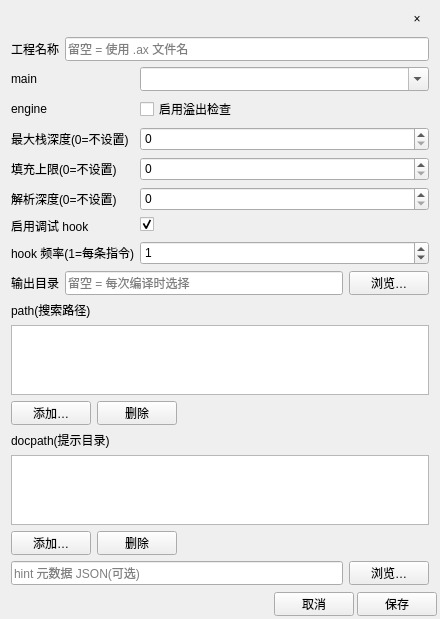
<?xml version="1.0" encoding="UTF-8"?>
<ui version="4.0">
 <class>QScriptProject</class>
 <widget class="QWidget" name="QScriptProject">
  <property name="geometry">
   <rect>
    <x>0</x>
    <y>0</y>
    <width>440</width>
    <height>540</height>
   </rect>
  </property>
  <property name="windowTitle">
   <string>工程配置</string>
  </property>
  <layout class="QVBoxLayout" name="rootLayout">
   <property name="spacing">
    <number>3</number>
   </property>
   <property name="leftMargin">
    <number>3</number>
   </property>
   <property name="topMargin">
    <number>3</number>
   </property>
   <property name="rightMargin">
    <number>3</number>
   </property>
   <property name="bottomMargin">
    <number>3</number>
   </property>
   <item>
    <layout class="QVBoxLayout" name="pageLayout">
     <property name="spacing">
      <number>6</number>
     </property>
     <property name="leftMargin">
      <number>8</number>
     </property>
     <property name="topMargin">
      <number>4</number>
     </property>
     <property name="rightMargin">
      <number>8</number>
     </property>
     <property name="bottomMargin">
      <number>4</number>
     </property>
     <item>
      <layout class="QHBoxLayout" name="titleRow">
       <item>
        <widget class="QLabel" name="statusLabel"/>
       </item>
       <item>
        <widget class="QToolButton" name="closeBtn">
         <property name="minimumSize">
          <size>
           <width>24</width>
           <height>24</height>
          </size>
         </property>
         <property name="text">
          <string>×</string>
         </property>
         <property name="autoRaise">
          <bool>true</bool>
         </property>
        </widget>
       </item>
      </layout>
     </item>
     <item>
      <layout class="QHBoxLayout" name="nameRow">
       <item>
        <widget class="QLabel" name="nameLabel">
         <property name="text">
          <string>工程名称</string>
         </property>
        </widget>
       </item>
       <item>
        <widget class="QLineEdit" name="nameEdit">
         <property name="minimumSize">
          <size>
           <width>0</width>
           <height>24</height>
          </size>
         </property>
         <property name="placeholderText">
          <string>留空 = 使用 .ax 文件名</string>
         </property>
        </widget>
       </item>
      </layout>
     </item>
     <item>
      <layout class="QFormLayout" name="form">
       <property name="horizontalSpacing">
        <number>6</number>
       </property>
       <property name="verticalSpacing">
        <number>6</number>
       </property>
       <item row="0" column="0">
        <widget class="QLabel" name="mainLabel">
         <property name="text">
          <string>main</string>
         </property>
        </widget>
       </item>
       <item row="0" column="1">
        <widget class="QComboBox" name="mainBox">
         <property name="minimumSize">
          <size>
           <width>0</width>
           <height>24</height>
          </size>
         </property>
         <property name="toolTip">
          <string>起始 axc,相对 .ax 的路径(必填)</string>
         </property>
         <property name="editable">
          <bool>true</bool>
         </property>
        </widget>
       </item>
       <item row="1" column="0">
        <widget class="QLabel" name="engineLabel">
         <property name="text">
          <string>engine</string>
         </property>
        </widget>
       </item>
       <item row="1" column="1">
        <widget class="QCheckBox" name="overflowCheck">
         <property name="text">
          <string>启用溢出检查</string>
         </property>
        </widget>
       </item>
       <item row="2" column="0">
        <widget class="QLabel" name="maxStackLabel">
         <property name="text">
          <string>最大栈深度(0=不设置)</string>
         </property>
        </widget>
       </item>
       <item row="2" column="1">
        <widget class="QSpinBox" name="maxStackSpin">
         <property name="minimumSize">
          <size>
           <width>0</width>
           <height>24</height>
          </size>
         </property>
         <property name="maximum">
          <number>10000000</number>
         </property>
        </widget>
       </item>
       <item row="3" column="0">
        <widget class="QLabel" name="maxVecfillLabel">
         <property name="text">
          <string>填充上限(0=不设置)</string>
         </property>
        </widget>
       </item>
       <item row="3" column="1">
        <widget class="QSpinBox" name="maxVecfillSpin">
         <property name="minimumSize">
          <size>
           <width>0</width>
           <height>24</height>
          </size>
         </property>
         <property name="maximum">
          <number>10000000</number>
         </property>
        </widget>
       </item>
       <item row="4" column="0">
        <widget class="QLabel" name="parseDepthLabel">
         <property name="text">
          <string>解析深度(0=不设置)</string>
         </property>
        </widget>
       </item>
       <item row="4" column="1">
        <widget class="QSpinBox" name="parseDepthSpin">
         <property name="minimumSize">
          <size>
           <width>0</width>
           <height>24</height>
          </size>
         </property>
         <property name="maximum">
          <number>1000000</number>
         </property>
        </widget>
       </item>
       <item row="5" column="0">
        <widget class="QLabel" name="hookLabel">
         <property name="text">
          <string>启用调试 hook</string>
         </property>
        </widget>
       </item>
       <item row="5" column="1">
        <widget class="QCheckBox" name="hookCheck">
         <property name="checked">
          <bool>true</bool>
         </property>
        </widget>
       </item>
       <item row="6" column="0">
        <widget class="QLabel" name="hookFreqLabel">
         <property name="text">
          <string>hook 频率(1=每条指令)</string>
         </property>
        </widget>
       </item>
       <item row="6" column="1">
        <widget class="QSpinBox" name="hookFreqSpin">
         <property name="minimumSize">
          <size>
           <width>0</width>
           <height>24</height>
          </size>
         </property>
         <property name="minimum">
          <number>0</number>
         </property>
         <property name="maximum">
          <number>1000000</number>
         </property>
         <property name="value">
          <number>1</number>
         </property>
        </widget>
       </item>
      </layout>
     </item>
     <item>
      <layout class="QHBoxLayout" name="outRow">
       <item>
        <widget class="QLabel" name="outLabel">
         <property name="text">
          <string>输出目录</string>
         </property>
        </widget>
       </item>
       <item>
        <widget class="QLineEdit" name="outEdit">
         <property name="minimumSize">
          <size>
           <width>0</width>
           <height>24</height>
          </size>
         </property>
         <property name="placeholderText">
          <string>留空 = 每次编译时选择</string>
         </property>
        </widget>
       </item>
       <item>
        <widget class="QPushButton" name="browseOutBtn">
         <property name="minimumSize">
          <size>
           <width>64</width>
           <height>24</height>
          </size>
         </property>
         <property name="text">
          <string>浏览…</string>
         </property>
        </widget>
       </item>
      </layout>
     </item>
     <item>
      <widget class="QLabel" name="pathLabel">
       <property name="text">
        <string>path(搜索路径)</string>
       </property>
      </widget>
     </item>
     <item>
      <widget class="QListWidget" name="pathList">
       <property name="minimumSize">
        <size>
         <width>0</width>
         <height>70</height>
        </size>
       </property>
      </widget>
     </item>
     <item>
      <layout class="QHBoxLayout" name="pathBtnRow">
       <item>
        <widget class="QPushButton" name="addPathBtn">
         <property name="minimumSize">
          <size>
           <width>64</width>
           <height>24</height>
          </size>
         </property>
         <property name="text">
          <string>添加…</string>
         </property>
        </widget>
       </item>
       <item>
        <widget class="QPushButton" name="delPathBtn">
         <property name="minimumSize">
          <size>
           <width>64</width>
           <height>24</height>
          </size>
         </property>
         <property name="text">
          <string>删除</string>
         </property>
        </widget>
       </item>
       <item>
        <spacer name="pathSpacer">
         <property name="orientation">
          <enum>Qt::Orientation::Horizontal</enum>
         </property>
         <property name="sizeHint" stdset="0">
          <size>
           <width>40</width>
           <height>20</height>
          </size>
         </property>
        </spacer>
       </item>
      </layout>
     </item>
     <item>
      <widget class="QLabel" name="docPathLabel">
       <property name="text">
        <string>docpath(提示目录)</string>
       </property>
      </widget>
     </item>
     <item>
      <widget class="QListWidget" name="docPathList">
       <property name="minimumSize">
        <size>
         <width>0</width>
         <height>70</height>
        </size>
       </property>
      </widget>
     </item>
     <item>
      <layout class="QHBoxLayout" name="docPathBtnRow">
       <item>
        <widget class="QPushButton" name="addDocPathBtn">
         <property name="minimumSize">
          <size>
           <width>64</width>
           <height>24</height>
          </size>
         </property>
         <property name="text">
          <string>添加…</string>
         </property>
        </widget>
       </item>
       <item>
        <widget class="QPushButton" name="delDocPathBtn">
         <property name="minimumSize">
          <size>
           <width>64</width>
           <height>24</height>
          </size>
         </property>
         <property name="text">
          <string>删除</string>
         </property>
        </widget>
       </item>
       <item>
        <spacer name="docPathSpacer">
         <property name="orientation">
          <enum>Qt::Orientation::Horizontal</enum>
         </property>
         <property name="sizeHint" stdset="0">
          <size>
           <width>40</width>
           <height>20</height>
          </size>
         </property>
        </spacer>
       </item>
      </layout>
     </item>
     <item>
      <layout class="QHBoxLayout" name="hintRow">
       <item>
        <widget class="QLineEdit" name="hintEdit">
         <property name="minimumSize">
          <size>
           <width>0</width>
           <height>24</height>
          </size>
         </property>
         <property name="placeholderText">
          <string>hint 元数据 JSON(可选)</string>
         </property>
        </widget>
       </item>
       <item>
        <widget class="QPushButton" name="browseHintBtn">
         <property name="minimumSize">
          <size>
           <width>64</width>
           <height>24</height>
          </size>
         </property>
         <property name="text">
          <string>浏览…</string>
         </property>
        </widget>
       </item>
      </layout>
     </item>
     <item>
      <spacer name="pageSpacer">
       <property name="orientation">
        <enum>Qt::Orientation::Vertical</enum>
       </property>
       <property name="sizeHint" stdset="0">
        <size>
         <width>20</width>
         <height>40</height>
        </size>
       </property>
      </spacer>
     </item>
    </layout>
   </item>
   <item>
    <layout class="QHBoxLayout" name="buttonRow">
     <item>
      <spacer name="spacer">
       <property name="orientation">
        <enum>Qt::Orientation::Horizontal</enum>
       </property>
       <property name="sizeHint" stdset="0">
        <size>
         <width>40</width>
         <height>20</height>
        </size>
       </property>
      </spacer>
     </item>
     <item>
      <widget class="QPushButton" name="btnCancel">
       <property name="minimumSize">
        <size>
         <width>64</width>
         <height>24</height>
        </size>
       </property>
       <property name="text">
        <string>取消</string>
       </property>
      </widget>
     </item>
     <item>
      <widget class="QPushButton" name="btnSave">
       <property name="minimumSize">
        <size>
         <width>64</width>
         <height>24</height>
        </size>
       </property>
       <property name="text">
        <string>保存</string>
       </property>
      </widget>
     </item>
    </layout>
   </item>
  </layout>
 </widget>
 <resources/>
 <connections/>
</ui>
